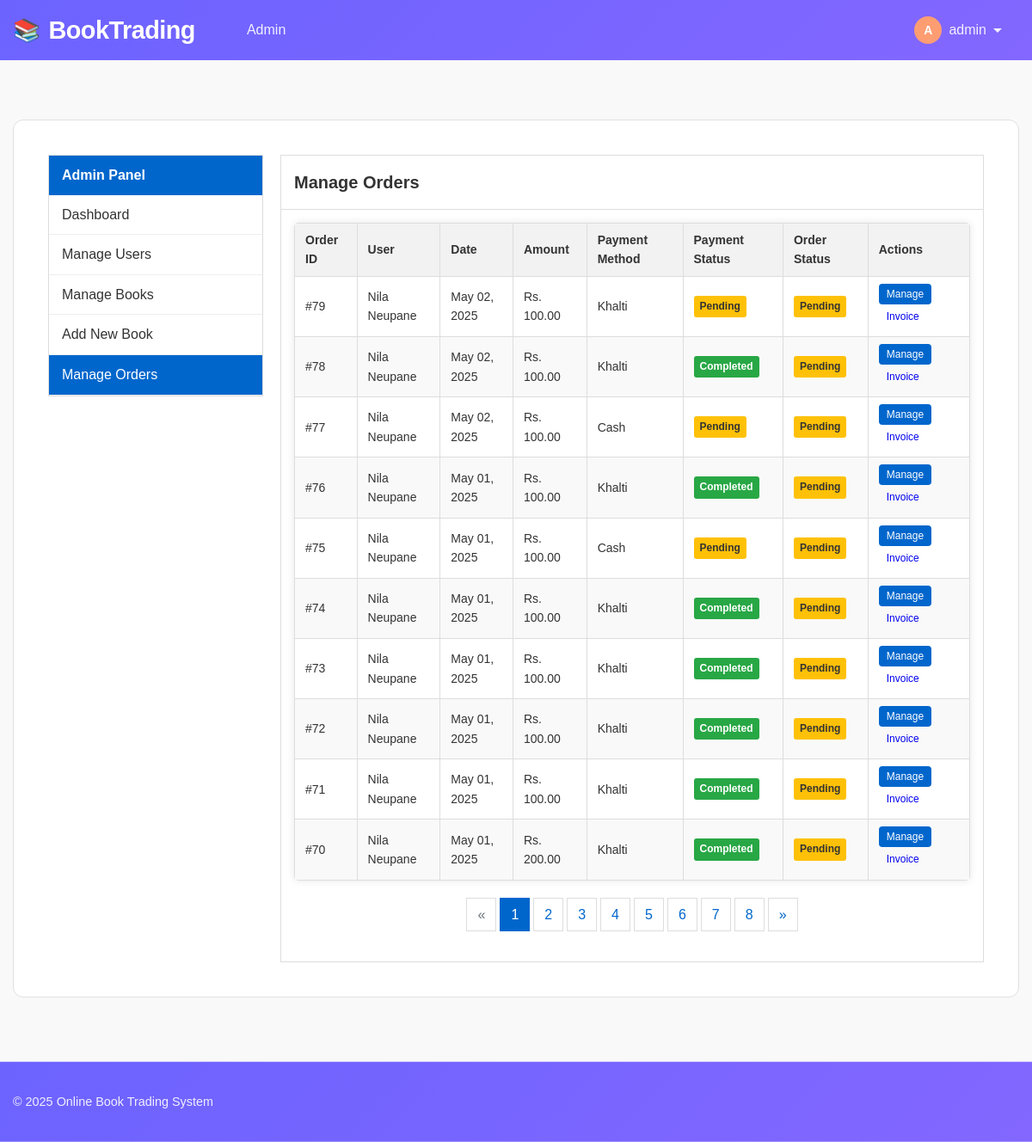
The app's page /admin/orders.php (signed in), older data.
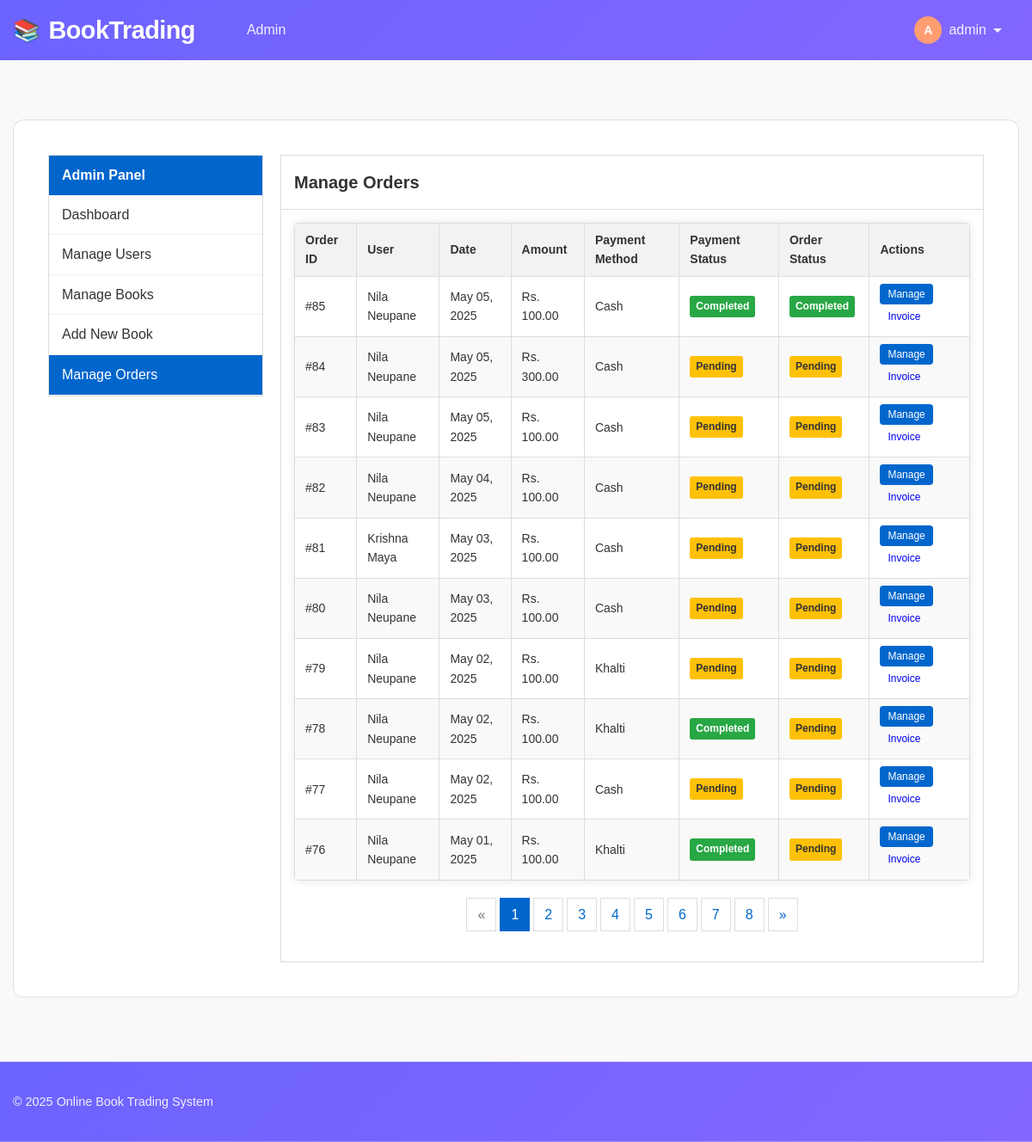
The same page, newer data.
### tables this page shows
CREATE TABLE `orders` (
  `id` int(11) NOT NULL,
  `purchase_order_id` varchar(255) DEFAULT NULL,
  `user_id` int(11) NOT NULL,
  `total_amount` decimal(10,2) NOT NULL,
  `payment_method` enum('cash','khalti') NOT NULL,
  `payment_status` enum('pending','completed','failed') DEFAULT 'pending',
  `status` enum('pending','processing','completed','cancelled') DEFAULT 'pending',
  `created_at` timestamp NOT NULL DEFAULT current_timestamp(),
  `transaction_id` varchar(255) DEFAULT NULL
);

CREATE TABLE `users` (
  `id` int(11) NOT NULL,
  `name` varchar(255) NOT NULL,
  `email` varchar(255) NOT NULL,
  `phone` varchar(20) NOT NULL,
  `password` varchar(255) NOT NULL,
  `address` text DEFAULT NULL,
  `is_admin` tinyint(1) DEFAULT 0,
  `created_at` timestamp NOT NULL DEFAULT current_timestamp()
);

### admin/orders.php (the view, shortened to what the changed rows need)
<?php
$relativePath = '../';
require_once $relativePath . 'includes/header.php';
$limit = 10;
$page = isset($_GET['page']) ? (int)$_GET['page'] : 1;
$offset = ($page - 1) * $limit;
$whereClause = "1=1";
$countQuery = "SELECT COUNT(*) as total FROM orders o WHERE $whereClause";
$countResult = mysqli_query($conn, $countQuery);
$totalOrders = mysqli_fetch_assoc($countResult)['total'];
$totalPages = ceil($totalOrders / $limit);
$query = "SELECT o.*, u.name as user_name FROM orders o
          JOIN users u ON o.user_id = u.id
          WHERE $whereClause
          ORDER BY o.created_at DESC
          LIMIT $offset, $limit";
$result = mysqli_query($conn, $query);
$orders = [];
while ($row = mysqli_fetch_assoc($result)) {
    $orders[] = $row;
}
?>
<div class="container">
    <div class="admin-layout">
        <div class="main-content">
            <div class="content-box">
                <div class="content-header">
                    <h2>Manage Orders</h2>
                </div>
                <div class="content-body">
                    <?php if (empty($orders)): ?>
                        <div class="alert alert-info">No orders found.</div>
                    <?php else: ?>
                        <div class="table-responsive">
                            <table class="orders-table">
                                <thead>
                                    <tr>
                                        <th>Order ID</th>
                                        <th>User</th>
                                        <th>Date</th>
                                        <th>Amount</th>
                                        <th>Payment Method</th>
                                        <th>Payment Status</th>
                                        <th>Order Status</th>
                                        <th>Actions</th>
                                    </tr>
                                </thead>
                                <tbody>
                                    <?php foreach ($orders as $order):
                                        $rowClass = '';
                                        if ($order['payment_method'] === 'cash' && $order['payment_status'] === 'pending') {
                                            $rowClass = 'cod-highlight';
                                        } elseif ($order['payment_method'] === 'cash' && $order['payment_status'] === 'completed' && $order['status'] === 'completed') {
                                            $rowClass = 'cod-completed';
                                        }
                                    ?>
                                        <tr class="<?php echo $rowClass; ?>">
                                            <td>#<?php echo $order['id']; ?></td>
                                            <td><?php echo htmlspecialchars($order['user_name']); ?></td>
                                            <td><?php echo date('M d, Y', strtotime($order['created_at'])); ?></td>
                                            <td>Rs. <?php echo number_format($order['total_amount'], 2); ?></td>
                                            <td><?php echo ucfirst(htmlspecialchars($order['payment_method'])); ?></td>
                                            <td>
                                                <span class="badge badge-<?php echo $order['payment_status'] === 'completed' ? 'success' : ($order['payment_status'] === 'pending' ? 'warning' : 'danger'); ?>">
                                                    <?php echo ucfirst($order['payment_status']); ?>
                                                </span>
                                            </td>
                                            <td>
                                                <span class="badge badge-<?php echo $order['status'] === 'completed' ? 'success' : ($order['status'] === 'pending' ? 'warning' : ($order['status'] === 'cancelled' ? 'danger' : 'info')); ?>">
                                                    <?php echo ucfirst($order['status']); ?>
                                                </span>
                                            </td>
                                            <td>
                                                <div class="action-btns">
                                                    <button type="button" class="btn btn-primary btn-sm" onclick="openModal('orderModal<?php echo $order['id']; ?>')">
                                                        Manage
                                                    </button>
                                                    <a href="<?php echo $relativePath; ?>invoice.php?id=<?php echo $order['id']; ?>" class="btn btn-sm invoice-btn">
                                                        Invoice
                                                    </a>
                                                </div>
                                            </td>
                                        </tr>
                                    <?php endforeach; ?>
                                </tbody>
                            </table>
                        </div>
                        <?php if ($totalPages > 1): ?>
                            <ul class="pagination">
                                <?php for ($i = 1; $i <= $totalPages; $i++): ?>
                                    <li class="<?php echo $i === $page ? 'active' : ''; ?>">
                                        <a href="?page=<?php echo $i; ?>"><?php echo $i; ?></a>
                                    </li>
                                <?php endfor; ?>
                            </ul>
                        <?php endif; ?>
                    <?php endif; ?>
                </div>
            </div>
        </div>
    </div>
</div>
<?php require_once $relativePath . 'includes/footer.php'; ?>

Row changes from the older to the newer data that the page shows:
no longer on this page (row unchanged): orders: id "75", user.name "Nila Neupane", created_at "May 01, 2025", total_amount "100.00", payment_method "Cash", payment_status "Pending", status "Pending"
no longer on this page (row unchanged): orders: id "74", user.name "Nila Neupane", created_at "May 01, 2025", total_amount "100.00", payment_method "Khalti", payment_status "Completed", status "Pending"
no longer on this page (row unchanged): orders: id "73", user.name "Nila Neupane", created_at "May 01, 2025", total_amount "100.00", payment_method "Khalti", payment_status "Completed", status "Pending"
no longer on this page (row unchanged): orders: id "72", user.name "Nila Neupane", created_at "May 01, 2025", total_amount "100.00", payment_method "Khalti", payment_status "Completed", status "Pending"
no longer on this page (row unchanged): orders: id "71", user.name "Nila Neupane", created_at "May 01, 2025", total_amount "100.00", payment_method "Khalti", payment_status "Completed", status "Pending"
no longer on this page (row unchanged): orders: id "70", user.name "Nila Neupane", created_at "May 01, 2025", total_amount "200.00", payment_method "Khalti", payment_status "Completed", status "Pending"
added orders: id "85", user.name "Nila Neupane", created_at "May 05, 2025", total_amount "100.00", payment_method "Cash", payment_status "Completed", status "Completed"
added orders: id "84", user.name "Nila Neupane", created_at "May 05, 2025", total_amount "300.00", payment_method "Cash", payment_status "Pending", status "Pending"
added orders: id "83", user.name "Nila Neupane", created_at "May 05, 2025", total_amount "100.00", payment_method "Cash", payment_status "Pending", status "Pending"
added orders: id "82", user.name "Nila Neupane", created_at "May 04, 2025", total_amount "100.00", payment_method "Cash", payment_status "Pending", status "Pending"
added orders: id "81", user.name "Krishna Maya", created_at "May 03, 2025", total_amount "100.00", payment_method "Cash", payment_status "Pending", status "Pending"
added orders: id "80", user.name "Nila Neupane", created_at "May 03, 2025", total_amount "100.00", payment_method "Cash", payment_status "Pending", status "Pending"
